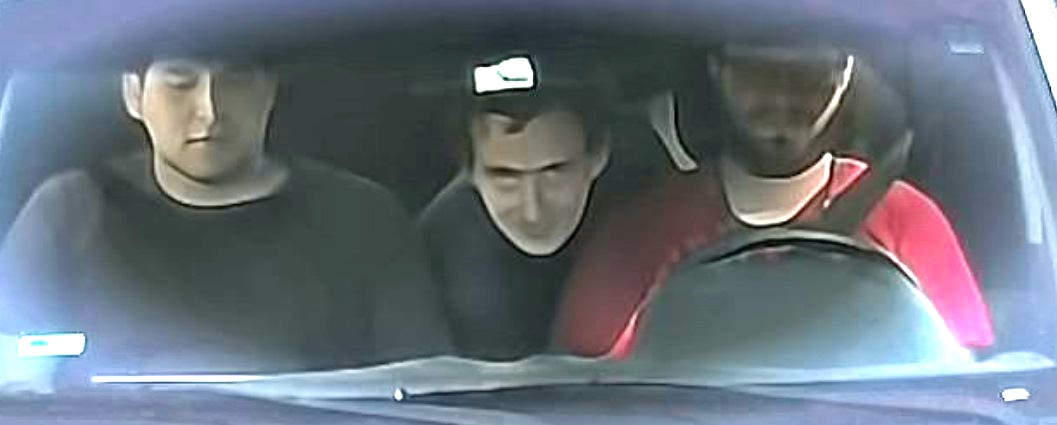
#> input picture teste12.jpg, 1057 x 425 px, given in place of Players.mp4, which was not available
$ python '32 Detect VideoCapture Object.py'
#> lines starting #> are read from the running program, lines starting #| are printed output that depends on the picture; after the words box and inside, x2 and y2 are one past the last pixel; in counts of white or black regions, pixels touching at a corner belong together; pictures that were not available may be replaced by others from this repository, and a replacement may not be noted
import cv2 as cv
import numpy as np


def display():
    pass


cap = cv.VideoCapture("../Players.mp4")

cv.namedWindow("HSV Tracker")
cv.createTrackbar("LH", "HSV Tracker", 0, 255, display)
#> slider 'LH' is set to 51
cv.createTrackbar("LS", "HSV Tracker", 0, 255, display)
#> slider 'LS' is set to 51
cv.createTrackbar("LV", "HSV Tracker", 0, 255, display)
#> slider 'LV' is set to 51

cv.createTrackbar("UH", "HSV Tracker", 255, 255, display)
cv.createTrackbar("US", "HSV Tracker", 255, 255, display)
cv.createTrackbar("UV", "HSV Tracker", 255, 255, display)

while True:
    _, frame = cap.read()
#> frame is the input picture: shape (425, 1057, 3); mean B, G, R 123.8, 113.8, 104.5

    imgHsv = cv.cvtColor(frame, cv.COLOR_BGR2HSV)
#> imgHsv: shape (425, 1057, 3); mean H, S, V 88.5, 56.1, 129.5

    lH = cv.getTrackbarPos("LH", "HSV Tracker")
    lS = cv.getTrackbarPos("LS", "HSV Tracker")
    lV = cv.getTrackbarPos("LV", "HSV Tracker")

    uH = cv.getTrackbarPos("UH", "HSV Tracker")
    uS = cv.getTrackbarPos("US", "HSV Tracker")
    uV = cv.getTrackbarPos("UV", "HSV Tracker")

    lowerHsv = np.array([lH, lS, lV])
    upperHsv = np.array([uH, uS, uV])

    maskHsv = cv.inRange(imgHsv, lowerHsv, upperHsv)
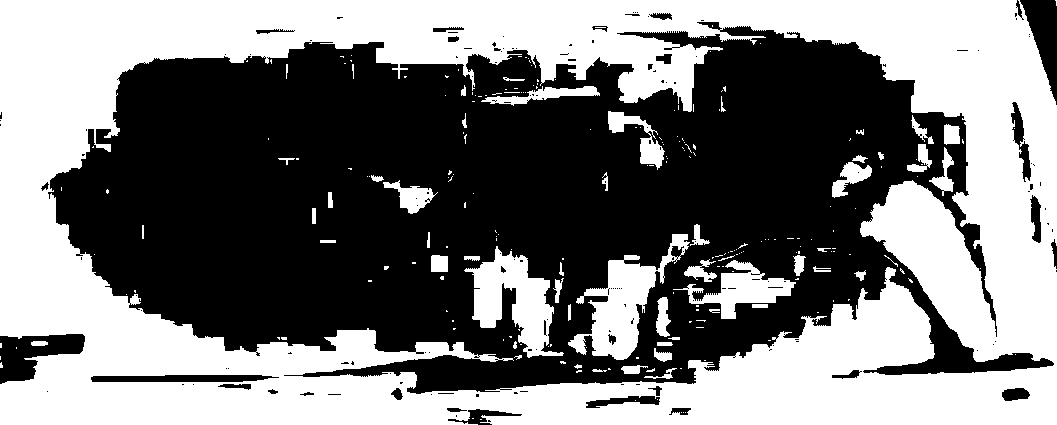
#> maskHsv: shape (425, 1057); 48% white; 234 white regions (180 under 20 px), largest, box (x1, y1, x2, y2) and area: (0, 0, 1057, 425) 194427, (568, 234, 690, 360) 5154, (464, 246, 564, 358) 4955

    outputMask = cv.bitwise_and(frame, frame, mask=maskHsv)
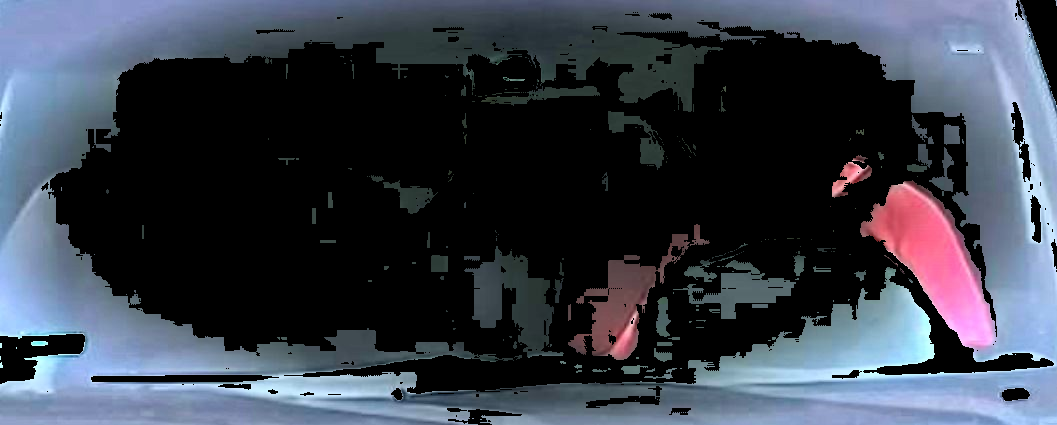
#> outputMask: shape (425, 1057, 3); mean B, G, R 73.8, 62.1, 56.1

    cv.imshow("Frame", frame)
    cv.imshow("Mask", maskHsv)
    cv.imshow("Output", outputMask)

    key = cv.waitKey(1)
#> (key Esc is pressed here)
    if key == 27:
        break

cap.release()
cv.destroyAllWindows()

$ run again, on teste123.jpg
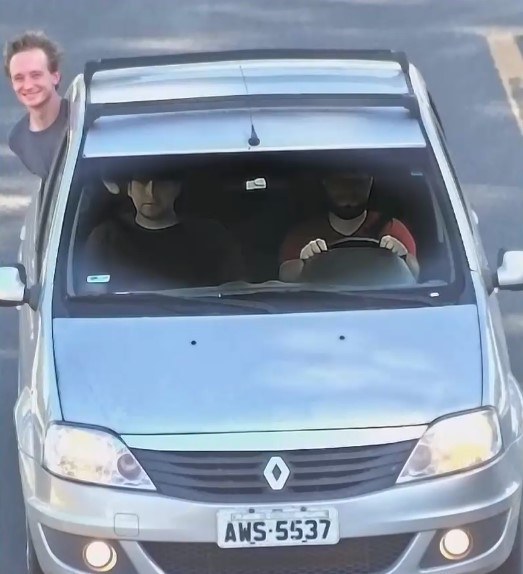
#> input picture teste123.jpg, 523 x 574 px, given in place of Players.mp4, which was not available
#> frame is the input picture: shape (574, 523, 3); mean B, G, R 164.7, 145.7, 131.1
#> imgHsv: shape (574, 523, 3); mean H, S, V 104, 53.8, 165.8
#> `maskHsv = cv.inRange(imgHsv, lowerHsv, upperHsv)`:
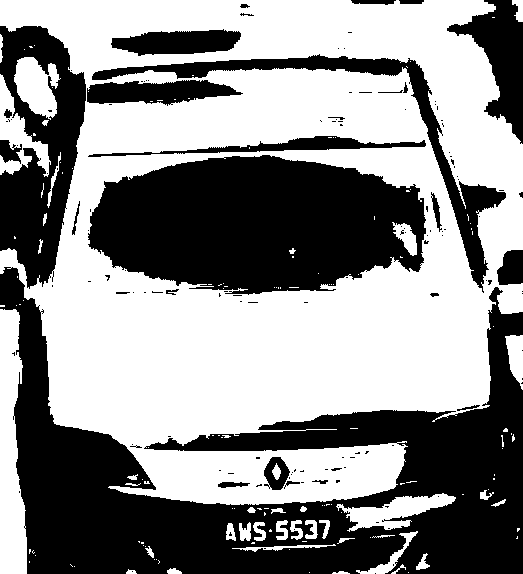
#> maskHsv: shape (574, 523); 55.1% white; 135 black regions (106 under 20 px), largest, box (x1, y1, x2, y2) and area: (0, 267, 523, 574) 64021, (88, 155, 426, 295) 35943, (0, 26, 86, 289) 12564
#> `outputMask = cv.bitwise_and(frame, frame, mask=maskHsv)`:
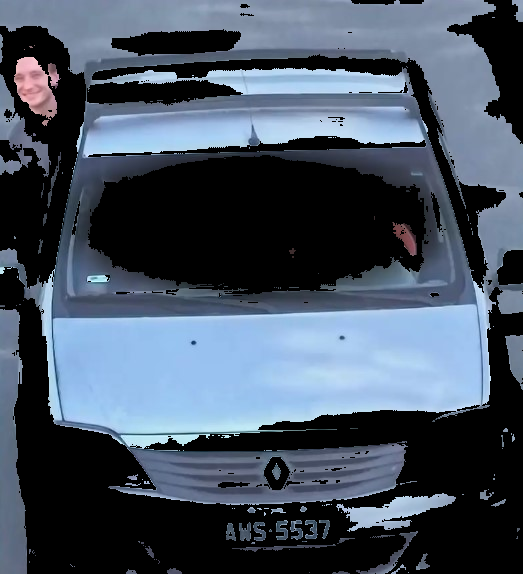
#> outputMask: shape (574, 523, 3); mean B, G, R 96.7, 81.5, 69.6

$ run again, on teste1234.jpg
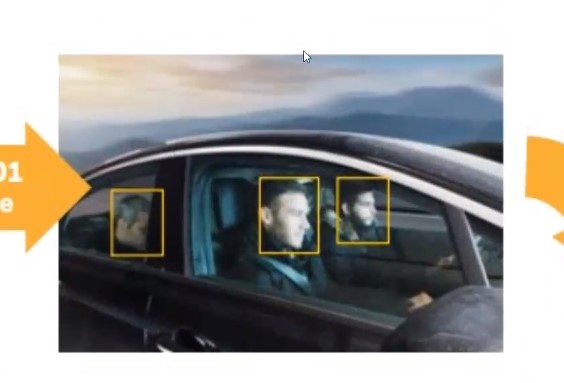
#> input picture teste1234.jpg, 564 x 383 px, given in place of Players.mp4, which was not available
#> frame is the input picture: shape (383, 564, 3); mean B, G, R 152.3, 154.2, 154.6
#> imgHsv: shape (383, 564, 3); mean H, S, V 63.6, 43, 163.4
#> `maskHsv = cv.inRange(imgHsv, lowerHsv, upperHsv)`:
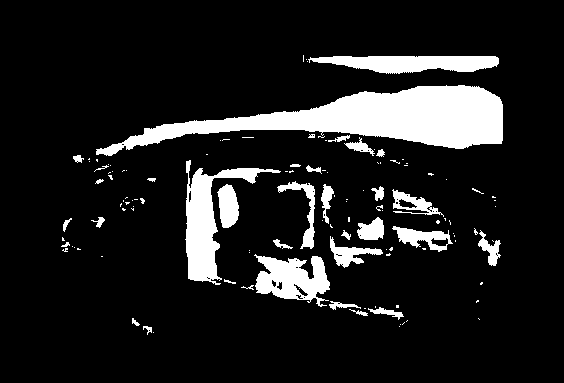
#> maskHsv: shape (383, 564); 12.2% white; 121 white regions (85 under 20 px), largest, box (x1, y1, x2, y2) and area: (96, 85, 503, 156) 12126, (185, 160, 281, 285) 3484, (308, 56, 499, 74) 2419
#> `outputMask = cv.bitwise_and(frame, frame, mask=maskHsv)`:
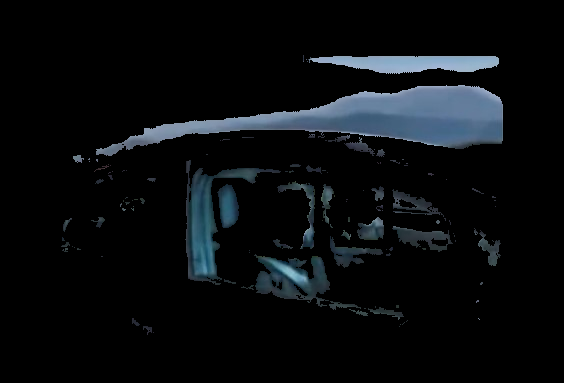
#> outputMask: shape (383, 564, 3); mean B, G, R 14.8, 12.4, 9.7

$ run again, on derrame.jpg
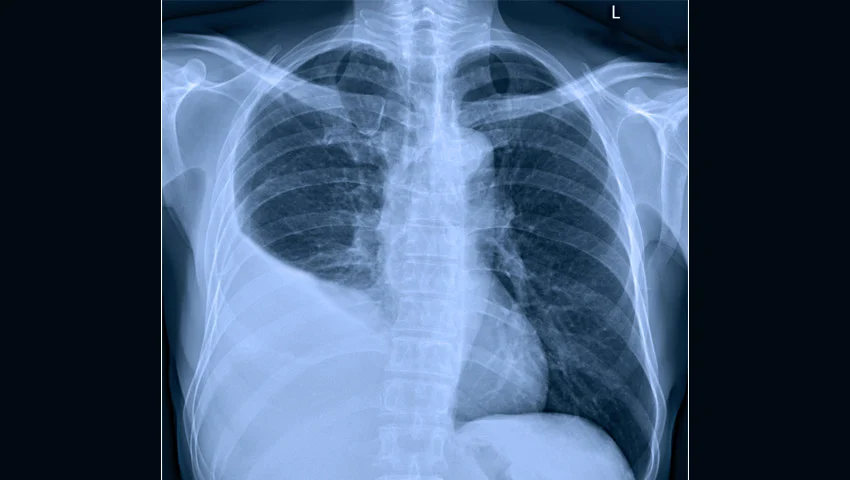
#> input picture derrame.jpg, 850 x 480 px, given in place of Players.mp4, which was not available
#> frame is the input picture: shape (480, 850, 3); mean B, G, R 111.9, 84.4, 63.5
#> imgHsv: shape (480, 850, 3); mean H, S, V 106.8, 159.9, 111.9
#> `maskHsv = cv.inRange(imgHsv, lowerHsv, upperHsv)`:
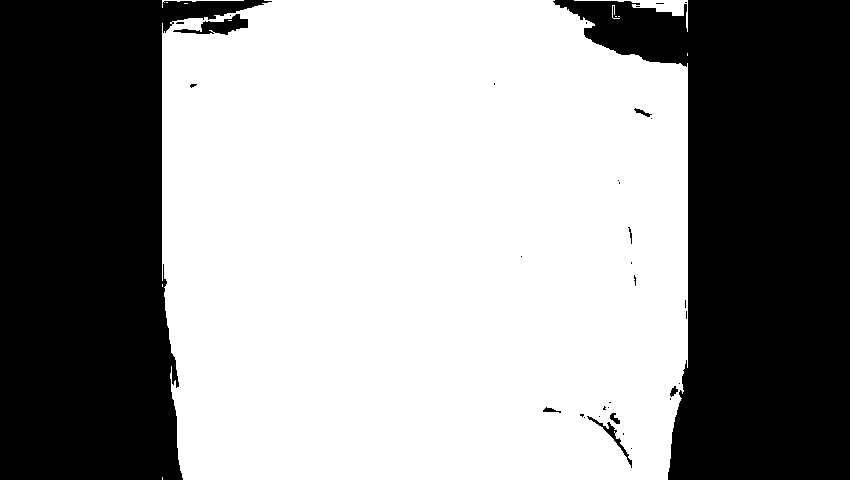
#> maskHsv: shape (480, 850); 59% white; 35 black regions (26 under 20 px), largest, box (x1, y1, x2, y2) and area: (553, 0, 850, 480) 84444, (0, 0, 272, 480) 81501, (173, 14, 248, 35) 637
#> `outputMask = cv.bitwise_and(frame, frame, mask=maskHsv)`:
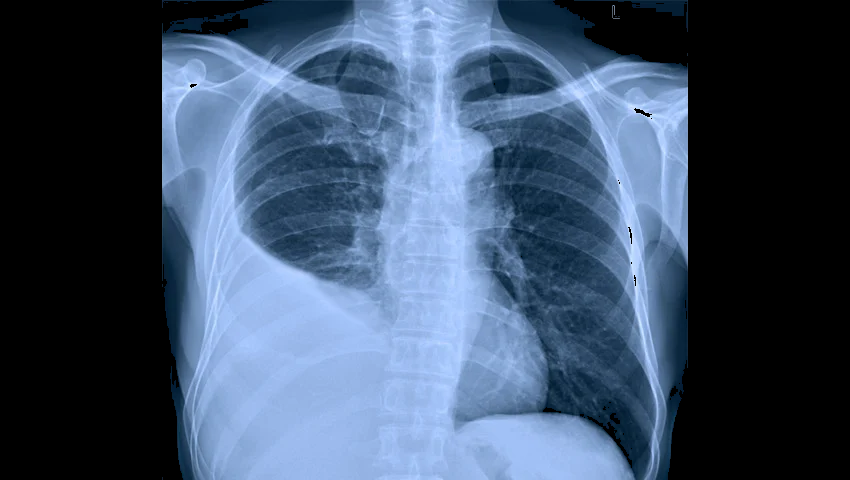
#> outputMask: shape (480, 850, 3); mean B, G, R 103.5, 79.8, 62
